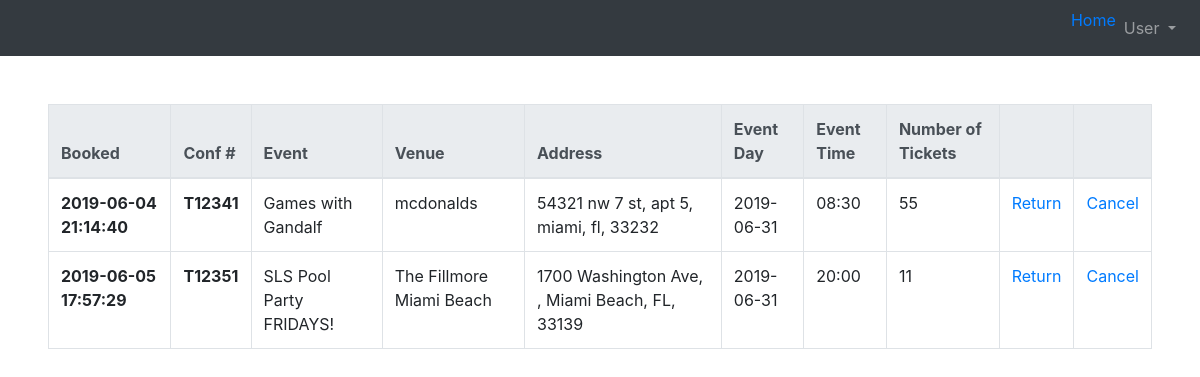
The app's page /my-reservations (signed in), older data.
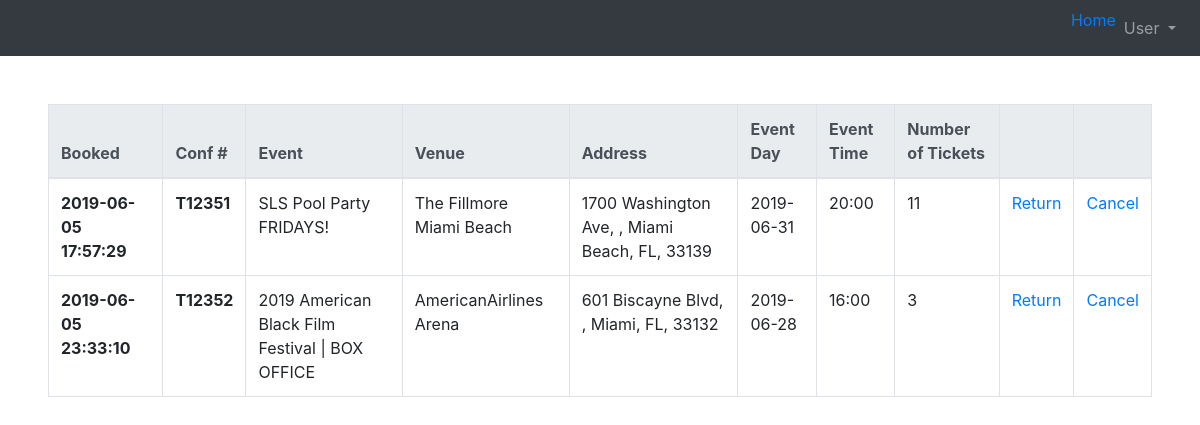
The same page, newer data.
### tables this page shows
CREATE TABLE 'transactions' ( tranID INTEGER PRIMARY KEY AUTOINCREMENT NOT NULL, userID INTEGER NOT NULL, eventID INTEGER NOT NULL, tickets INTEGER NOT NULL, 'time' timestamp NOT NULL DEFAULT CURRENT_TIMESTAMP);

CREATE TABLE 'events' ( eventID INTEGER PRIMARY KEY AUTOINCREMENT NOT NULL,'eventName' VARCHAR NOT NULL,'ticketsLeft' INTEGER NOT NULL,
  type VARCHAR NOT NULL,'startDate' date NOT NULL,'endDate' date NOT NULL,
  description VARCHAR NOT NULL,
  venueID INTEGER NOT NULL,
  adminID INTEGER NOT NULL
, 'endTime'  time NOT NULL  , 'startTime'  time NOT NULL  );

CREATE TABLE 'venues' ( venueID INTEGER PRIMARY KEY AUTOINCREMENT NOT NULL,'venueName' VARCHAR NOT NULL,
  capacity INTEGER NOT NULL,
  address1 VARCHAR NOT NULL,
  address2 VARCHAR NOT NULL,
  city VARCHAR NOT NULL,
  state CHAR(2) NOT NULL,
  zip CHAR(5) NOT NULL,
  adminID INTEGER NOT NULL
);

### application.py (the view)
@app.route("/my-reservations", methods=["GET"])
@login_required
def myReservations():
    userTicket = db.execute(userReservations, userID=session["user_id"])
    remover = []
    for tic in userTicket:
        if tic["totalTickets"] == 0:
            remover.append(tic)
        confirmation = "T"
        tran = int(tic["tranID"]) + 12340
        confirmation = confirmation + str(tran)
        tic["confirmation"] = confirmation
    userTickets = [x for x in userTicket if x not in remover]
    return render_template("my-reservations.html", userTickets=userTickets)

### application.py (called while the page is built)
@app.after_request
def after_request(response):
    response.headers["Cache-Control"] = "no-cache, no-store, must-revalidate"
    response.headers["Expires"] = 0
    response.headers["Pragma"] = "no-cache"
    return response

### helpers.py (called while the page is built)
def login_required(f):
    @wraps(f)
    def decorated_function(*args, **kwargs):
        if session.get("user_id") is None:
            return redirect("/login")
        return f(*args, **kwargs)
    return decorated_function

### templates/my-reservations.html (shortened to what this page needs)
{% extends "base.html" %}
{% block body %}
<table class="table table-bordered">
  <thead class="thead-light">
    <tr>
      <th scope="col">Booked</th>
      <th scope="col">Conf #</th>
      <th scope="col">Event</th>
      <th scope="col">Venue</th>
      <th scope="col">Address</th>
      <th scope="col">Event Day</th>
      <th scope="col">Event Time</th>
      <th scope="col">Number of Tickets</th>
      <th scope="col"></th>
      <th scope="col"></th>
    </tr>
  </thead>
  <tbody>
    {% for tic in userTickets %}
    <tr>
      <th scope="row">{{tic["time"]}}</th>
      <th scope="row">{{tic["confirmation"]}}</th>
      <td scope="row">{{tic["eventName"]}}</td>
      <td scope="row">{{tic["venueName"]}}</td>
      <td scope="row">{{tic["address1"]}}, {{tic["address2"]}}, {{tic["city"]}}, {{tic["state"]}}, {{tic["zip"]}}</td>
      <td scope="row">{{tic["startDate"]}}</td>
      <td scope="row">{{tic["startTime"]}}</td>
      <td scope="row">{{tic["totalTickets"]}}</td>
      <td scope="row"><a href="{{ '/return/%s'%tic['eventID']|urlencode }}">Return</a></td>
      <td scope="row"><a href="#">Cancel</a></td>
    </tr>
    {% endfor %}
  </tbody>
</table>
{%endblock %}

### templates/base.html (shortened to what this page needs)
 <!DOCTYPE html>
<html lang="en">
<head>
    <link rel="stylesheet" href="https://stackpath.bootstrapcdn.com/bootstrap/4.3.1/css/bootstrap.min.css"
>
</head>
</head>
<body>
    <main>
        <nav class="navbar navbar-expand-lg navbar-dark bg-dark">
      <div class="collapse navbar-collapse">
        <ul class="navbar-nav ml-auto">
          <li class="nav-item active"><a href="/">Home</a>
          <li class="nav-item active">
            <div class="nav-item dropdown">
              <a class="nav-link dropdown-toggle" href="#" id="navbarDropdown" role="button" data-toggle="dropdown" aria-haspopup="true" aria-expanded="false">
                User
              </a>
            </div>
          </li>
        </ul>
      </div>
      </nav>
    <div class="fluid-container m-5">{% block body %}{% endblock %}</div>
    </main>
</body>
</html>

Row changes from the older to the newer data that the page shows:
no longer on this page (row unchanged): transactions: time "2019-06-04 21:14:40", confirmation "T12341", eventName "Games with Gandalf", venueName "mcdonalds", address1 "54321 nw 7 st", address2 "apt 5", city "miami", state "fl", zip "33232", startDate "2019-06-31", startTime "08:30", totalTickets "55"
added transactions: time "2019-06-05 23:33:10", confirmation "T12352", eventName "2019 American Black Film Festival | BOX OFFICE", venueName "AmericanAirlines Arena", address1 "601 Biscayne Blvd", city "Miami", state "FL", zip "33132", startDate "2019-06-28", startTime "16:00", totalTickets "3"
